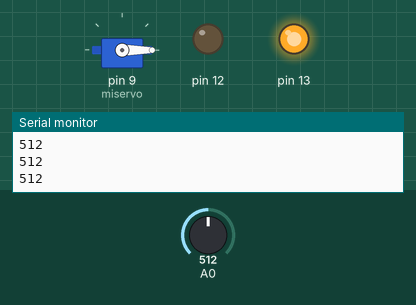
A sketch run on a simulated Arduino Uno, built with avr-gcc and run on an emulated ATmega328P. Parts: servo, output pins drawn as LEDs (lit = HIGH), the last lines printed to the serial monitor. Inputs (shaded band) come from the test bench; at power-on: A0 = 512.

Above: at 1.2 s.
1.3 s: A0 set to 502
At 2.6 s:
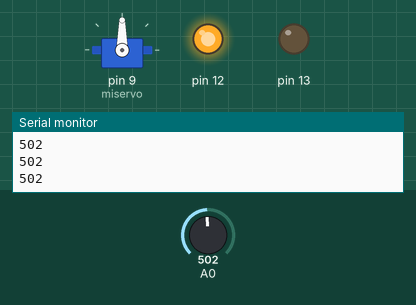
2.9 s: A0 set to 522
At 4.0 s:
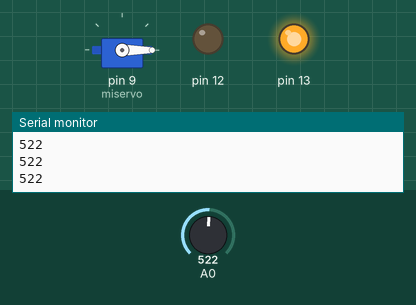
4.5 s: A0 set to 511
At 5.4 s:
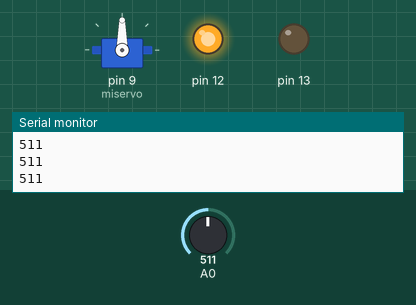
Timing chart, 0 to 7.5 s (numbered marks = the images above; inputs shaded):
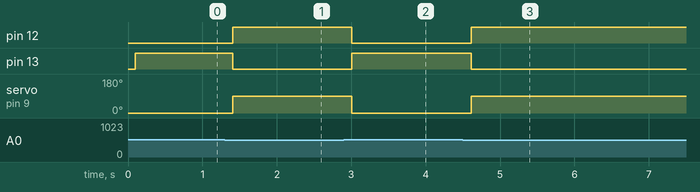

Measured:
- the behaviour switches between 512 and 511 on A0 (found by bisection; images 0 and 1)
- after the input at 1.3 s, pin 12: LOW → HIGH after 0.10 s; pin 13: HIGH → LOW after 0.10 s; servo on pin 9 (miservo): 0° → 90° after 0.10 s
- after the input at 2.9 s, pin 12: HIGH → LOW after 0.11 s; pin 13: LOW → HIGH after 0.11 s; servo on pin 9 (miservo): 90° → 0° after 0.11 s
- after the input at 4.5 s, pin 12: LOW → HIGH after 0.11 s; pin 13: HIGH → LOW after 0.11 s; servo on pin 9 (miservo): 0° → 90° after 0.12 s

The sketch:

barrera.ino
```cpp
#include <Servo.h>//llama a la librería con las instrucciones para los servos

int luz;
Servo miservo;

void setup() {
  pinMode(13, OUTPUT);
  pinMode (12,OUTPUT);
  miservo.attach (9);//controlamos el servo con el pin 9 debe ser pin PWM
  Serial.begin (9600);//establece comunicación con el PC
  miservo.write (0);
  digitalWrite (13,LOW);
  digitalWrite (12,LOW);
}

void loop() {
  luz=analogRead (0);
  Serial.println (luz);//muestra en el PC el valor de luz
  delay (100);

  if (luz<512) {
   digitalWrite (13,LOW);
   digitalWrite (12,HIGH);
   miservo.write (90);

  }
  else {
   digitalWrite (13,HIGH);
   digitalWrite (12,LOW);
   miservo.write (0);
  }
}
```
